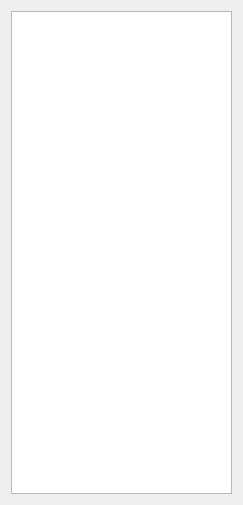
<?xml version="1.0" encoding="UTF-8"?>
<ui version="4.0">
 <class>LeftMenuWidget</class>
 <widget class="QWidget" name="LeftMenuWidget">
  <property name="geometry">
   <rect>
    <x>0</x>
    <y>0</y>
    <width>243</width>
    <height>505</height>
   </rect>
  </property>
  <property name="windowTitle">
   <string>Form</string>
  </property>
  <layout class="QVBoxLayout" name="verticalLayout">
   <item>
    <widget class="QListView" name="listView"/>
   </item>
  </layout>
 </widget>
 <resources/>
 <connections/>
</ui>
